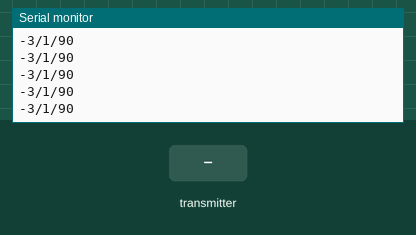
Bench run of a sketch on a simulated Arduino Uno, built with avr-gcc and run on an emulated ATmega328P. Parts: the last lines printed to the serial monitor. Inputs (shaded band) come from the test bench. No radio packets arrive unless stated.

Above: at 1.2 s.
1.3 s: the transmitter starts sending Data1 = 0
At 1.8 s:
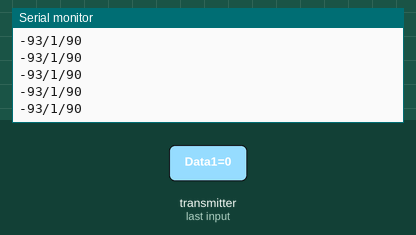
4.3 s: the transmitter starts sending Data2 = 0
At 5.0 s:
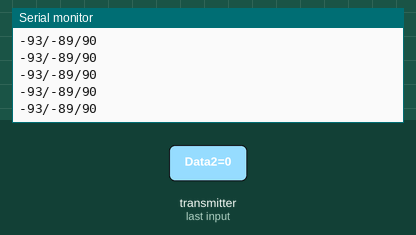
5.8 s: the transmitter starts sending Data1 = 128
At 6.6 s:
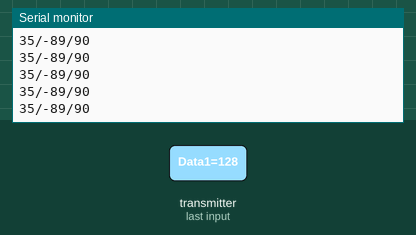
8.8 s: the transmitter starts sending Data3 = 0
At 9.6 s:
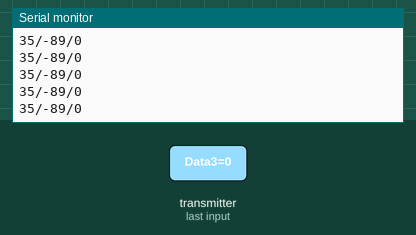
10.3 s: the transmitter starts sending Data2 = 64
At 11.2 s:
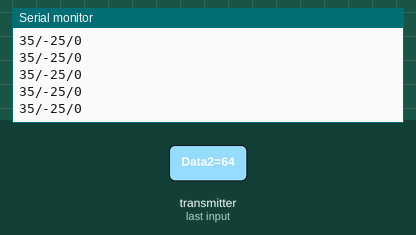
11.8 s: the transmitter starts sending Data3 = 64
At 12.7 s:
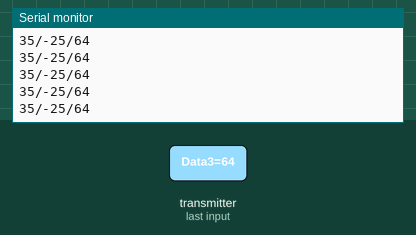
Timing chart, 0 to 14.3 s (numbered marks = the images above; inputs shaded):
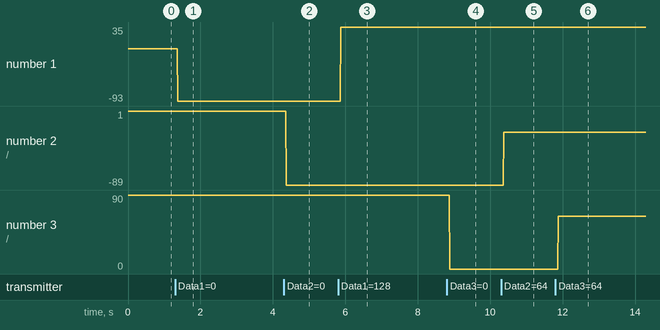

Measured:
- after the input at 1.3 s, the serial monitor: prints a new line after 0.08 s (image 1)
- after the input at 4.3 s, the serial monitor: prints a new line after 0.07 s (image 2)
- after the input at 5.8 s, the serial monitor: prints a new line after 0.07 s (image 3)
- after the input at 8.8 s, the serial monitor: prints a new line after 0.08 s (image 4)
- after the input at 10.3 s, the serial monitor: prints a new line after 0.07 s (image 5)
- after the input at 11.8 s, the serial monitor: prints a new line after 0.07 s (image 6)
- plotted number 1: -3 → -93 after the input at 1.3 s, -93 → 35 after the input at 5.8 s
- plotted number 2: 1 → -89 after the input at 4.3 s, -89 → -25 after the input at 10.3 s

The sketch:

Base_station_Code.ino
```cpp
#include <SPI.h>
#include <nRF24L01.h>
#include <RF24.h>
int text;
RF24 radio(7, 8); // CE, CSN
const byte address[6] = "00001";

unsigned long lastReceiveTime = 0;
unsigned long currentTime = 0;

struct Data_Pakage{
  byte Data1;
  byte Data2;
  byte Data3;
};
Data_Pakage Data;


void setup() {
  Serial.begin(9600);
  radio.begin();
  radio.openReadingPipe(0, address);
  radio.setPALevel(RF24_PA_MIN);
  radio.startListening();
  resetData();

}

void loop() {

  if (radio.available()) {
    radio.read(&Data, sizeof(Data_Pakage));
    lastReceiveTime = millis();
  }currentTime = millis();

   if ( currentTime - lastReceiveTime > 1000 ) {
    resetData();
  }
    //Serial.print("Roll: ");
    Serial.print(Data.Data1-93);
    Serial.print("/");
    //Serial.print("Pitch: ");
    Serial.print(Data.Data2-89);
    Serial.print("/");
    //Serial.print("Yaw: ");
    Serial.println(Data.Data3);

  }
  void resetData() {
    Data.Data1=90;
    Data.Data2=90;
    Data.Data3=90;
}
```
